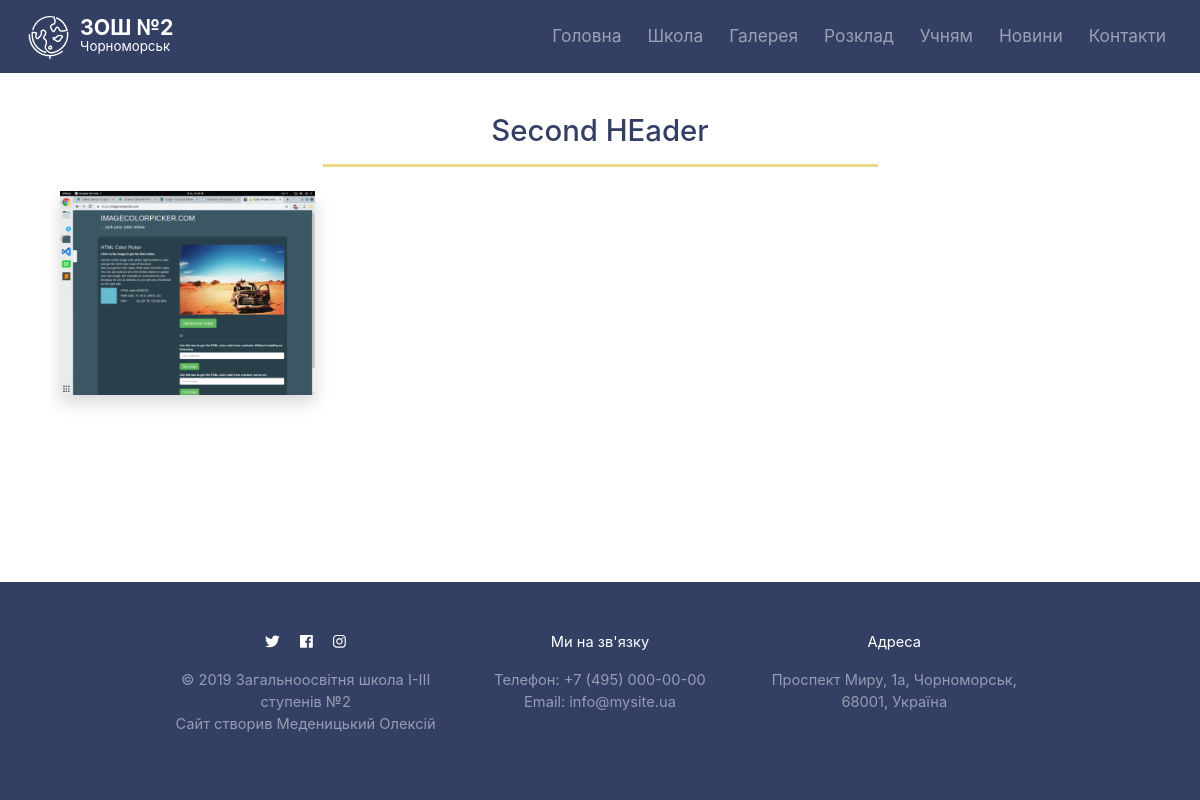
/gallery/2/, run on an earlier commit of the app's database.
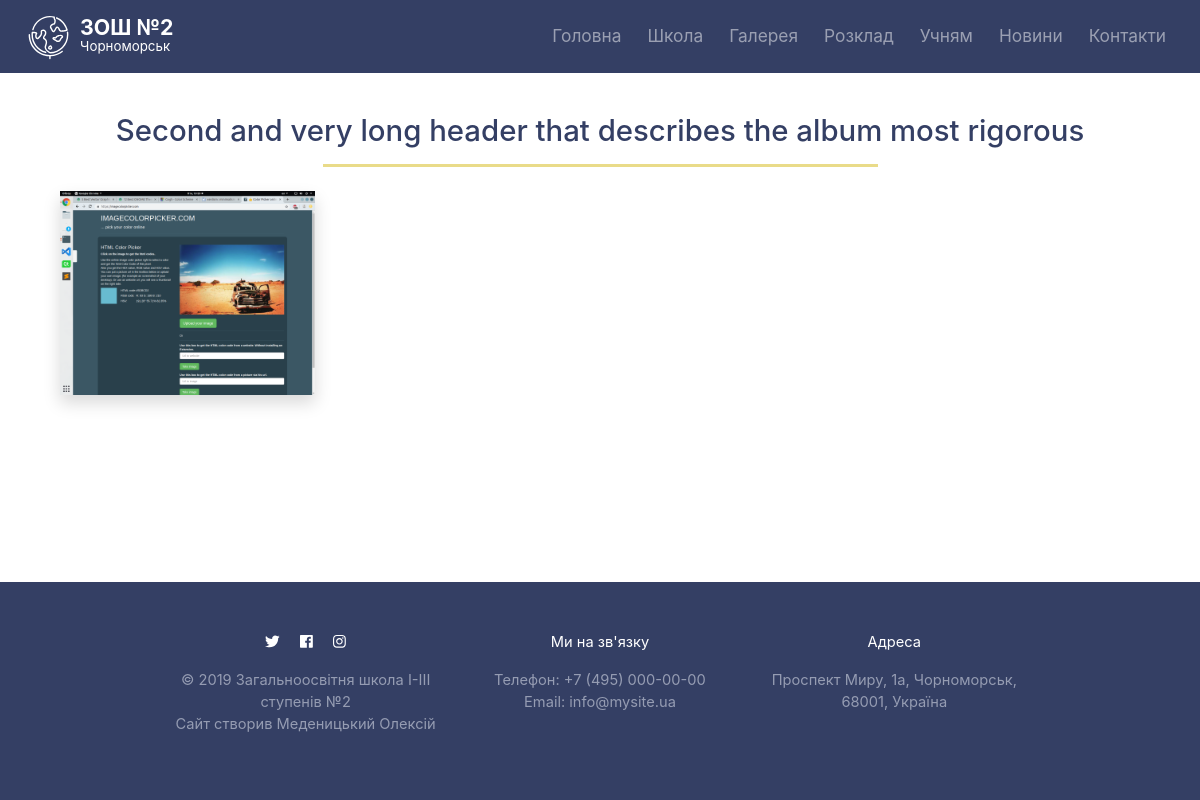
And on a later commit of the database.
### core/models.py (models this page shows, shortened)
class Gallery(models.Model):
	title = models.CharField(max_length=300)
	description = models.TextField(blank=True)
	date_posted = models.DateTimeField(default=timezone.now)

### core/views.py (the view)
# urls.py: path('gallery/<int:pk>/', gallery_detail.as_view(), name='gallery-detail'),
class gallery_detail(DetailView):
	model = Gallery
	def get_object(self):
		object = super(DetailView, self).get_object()
		self.title = object.title
		return object
	def get_context_data(self, **kwargs):
		context = super().get_context_data(**kwargs)
		context['title'] = self.title
		return context

### core/templates/core/gallery_detail.html (shortened to what this page needs)
{% extends 'core/base.html' %}
{% block content %}
	<h2 align="center" class="section-title">{{ object.title }}</h2>
	<hr class="hr-yellow" style="width: 50%;">
	<div class="row mt-4">
	<div class="card-columns">
		{% for picture in object.images.all %}
				<div class="card shadow rounded-0 border-0 ">
					{% if picture.title %}
					<a href="{{ picture.image.url }}" data-toggle="lightbox" data-gallery="gallery" data-footer="{{ picture.title }}">
						<img src="{{ picture.image.url }}" class="card-img rounded-0" >
					</a>
					{% else %}
					<a href="{{ picture.image.url }}" data-toggle="lightbox" data-gallery="gallery">
						<img src="{{ picture.image.url }}" class="card-img rounded-0" >
					</a>
					{% endif %}
				</div>
		{% endfor %}
	</div>
	</div>
{% endblock content %}

What changed in the data, as far as the page shows it:
changed Gallery: title "Second HEader" → "Second and very long header that describes the album most rigorous"
